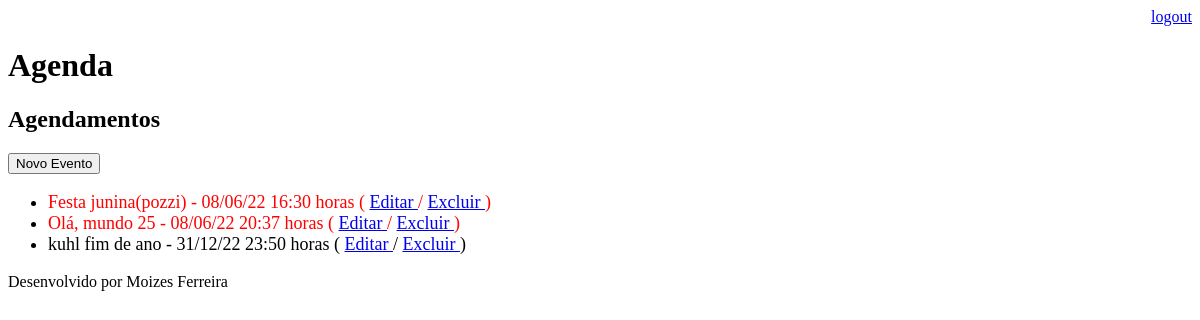
The page /agenda/ (signed in) on the database as committed earlier.
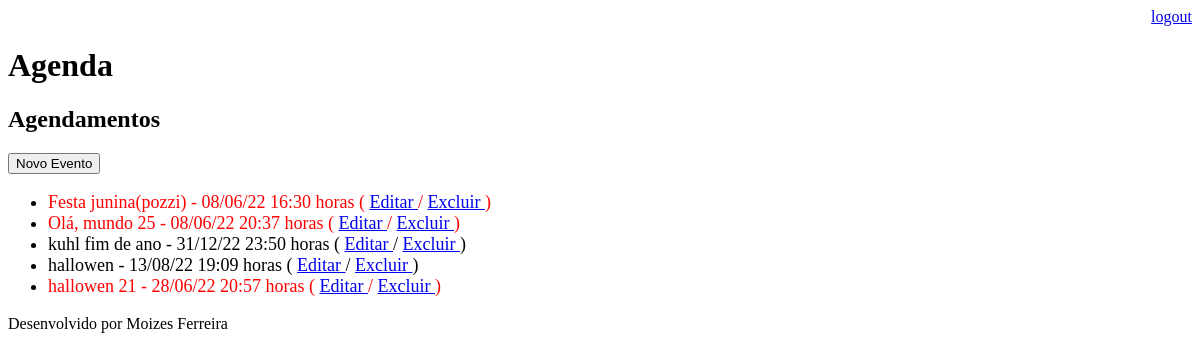
The same page on the database as committed later.
### core/models.py (models this page shows, shortened)
class Evento(models.Model):
    titulo = models.CharField(max_length=100)
    descrição = models.TextField(blank=True, null=True)
    data_evento = models.DateTimeField(verbose_name='Data do Evento')
    data_criação = models.DateTimeField(auto_now=True)
    usuario = models.ForeignKey(User, on_delete=models.CASCADE)
    class Meta:
        db_table = 'evento'
    def get_data_evento(self):
        return self.data_evento.strftime('%d/%m/%y %H:%M horas')
    def get_evento_atrasado(self):
        if self.data_evento < datetime.now():
            return True
        else:
            return False

### core/views.py (the view)
# urls.py: path('agenda/', views.lista_eventos),
@login_required(login_url='/login/')
def lista_eventos(request):
    usuario = request.user
    data_atual = datetime.now()
    evento = Evento.objects.filter(usuario=usuario,)
    dados = {'eventos': evento}
    return render(request, 'agenda.html', dados)

### agenda/templates/agenda.html
{% extends "model-page.html" %}
{% block content %}
    <h2>Agendamentos</h2>
    <a href="evento/">
       <button type="button">Novo Evento</button>
    </a>
    <ul style="font-size: 18px">
    {% for evento in eventos %}
        <li>
            <div style={% if evento.get_evento_atrasado %}
                            "color:red"
                        {% endif %}>
                {{ evento.titulo }} - {{ evento.get_data_evento }}
                ( <a href="evento/?id={{ evento.id }}"> Editar </a>
                / <a href="evento/delete/{{ evento.id }}/">Excluir </a> )
            </div>
        </li>
    {% endfor %}
    </ul>
{% endblock %}

Rows that differ between the two databases and show on the page:
added Evento: titulo "hallowen", get_data_evento "13/08/22 19:09 horas"
added Evento: titulo "hallowen 21", get_data_evento "28/06/22 20:57 horas"
